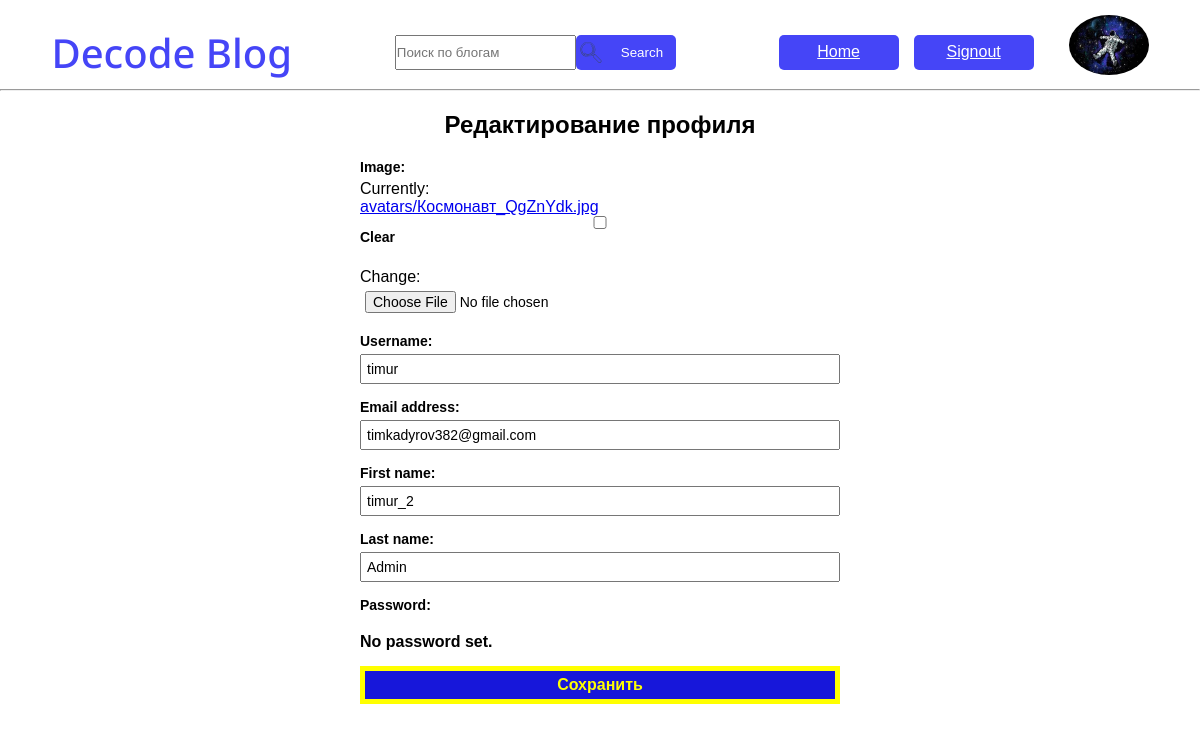
The app's page /authe/edit-profile/ (signed in), older data.
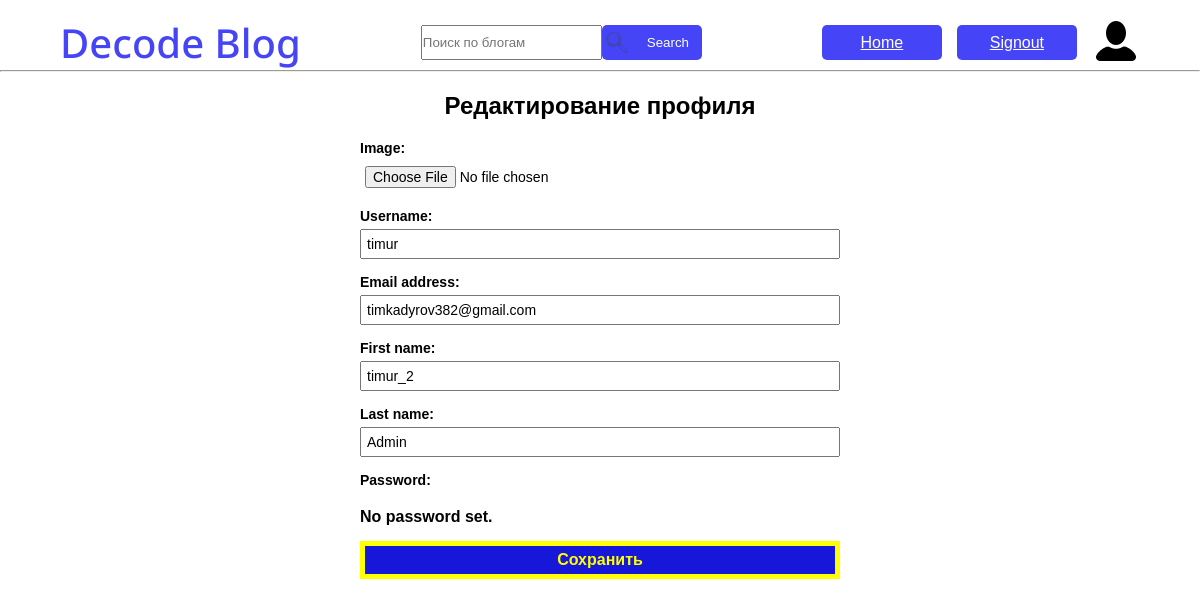
The same page, newer data.
### decode_authe/models.py (models this page shows)
class CustomUser(AbstractUser):
    image = models.ImageField(upload_to='avatars', blank=True)
    description = models.TextField(max_length=200)
    groups = models.ManyToManyField(
        'auth.Group',
        related_name='users',
        blank=True,
        verbose_name='groups',
        help_text='The groups this user belongs to. A user will get all permissions granted to each of their groups.',
    )
    user_permissions = models.ManyToManyField(
        'auth.Permission',
        related_name='users',
        blank=True,
        verbose_name='user permissions',
        help_text='Specific permissions for this user.',
        error_messages={
            'add': 'The permission you are trying to add already exists for the user.',
            'remove': 'The permission you are trying to remove does not exist for the user.',
        },
    )

### decode_authe/views.py (the view)
# urls.py: path('edit-profile/', views.edit_profile, name='edit_profile'),
@login_required             # Только зарегистрированные user-ы #
def edit_profile(request):
    if request.method == 'POST':
        form = EditProfileForm(request.POST, request.FILES, instance=request.user) # использование данных user-a для редактирования #
        if form.is_valid():
            form.save()
            return redirect('decode_authe:profile')
    else:
        form = EditProfileForm(instance=request.user)
    return render(request, 'decode_authe/edit-profile.html', {'form': form})

### decode_authe/forms.py
class EditProfileForm(UserChangeForm):
    class Meta:
        model = CustomUser
        fields = ('image','username', 'email','first_name', 'last_name',)

### decode_authe/templates/decode_authe/edit-profile.html (shortened to what this page needs)
{% load static %}
<!DOCTYPE html>
<html lang="en">
<head>
    <link rel="stylesheet" href="{% static 'decode_authe/css/header.css' %}">
    <link rel="stylesheet" href="{% static 'decode_authe/css/authe.css' %}">
</head>
<body>
    <header>
        <h1>Decode Blog</h1>
        <div class="header-div-1">
            <form method="POST" action="{% url 'decode_blogs:blog-search'  %}" class="form">
                <input type="search" placeholder="Поиск по блогам" name="search">
                <button id="button-find">
                    <img src="{% static 'decode_blogs/images/search_icon.svg' %}" alt="" id="search_icon">
                    Search
                </button>
            </form>
        </div>
        <div class="header-div-2">
            <a href="{% url 'decode_blogs:home' %}" class="button-reg">Home</a>
            <a href="{% url 'decode_authe:signout' %}" class="button-reg">Signout</a>
            {% if user.image %}
                <a href="{% url 'decode_authe:profile'%}"><img src="{{ user.image.url }}" alt="" id="header-img"></a>
            {% else %}
                <a href="{% url 'decode_authe:profile'%}"><img src="{% static 'decode_blogs/images/User.png' %}" alt=""></a>
            {% endif %}
        </div>
    </header>
    <hr id="hr-line">
    <section class="authe-main">
        <h1>Редактирование профиля</h1>
        <form method="post" class="authe-form" enctype="multipart/form-data">
            {{ form.as_p }}
            <button type="submit">Сохранить</button>
        </form>
    </section>
</body>
</html>

Row changes from the older to the newer data that the page shows:
changed CustomUser "timur": image: picture removed
Text that changed along with them:
form field as_p: "☐" → (not shown)
text no longer shown: "Image: Currently: avatars/Космонавт_QgZnYdk.jpg Clear Change: Username: Email address: First name: Last name: Password: No password set."
text now shown: "Image: Username: Email address: First name: Last name: Password: No password set."
